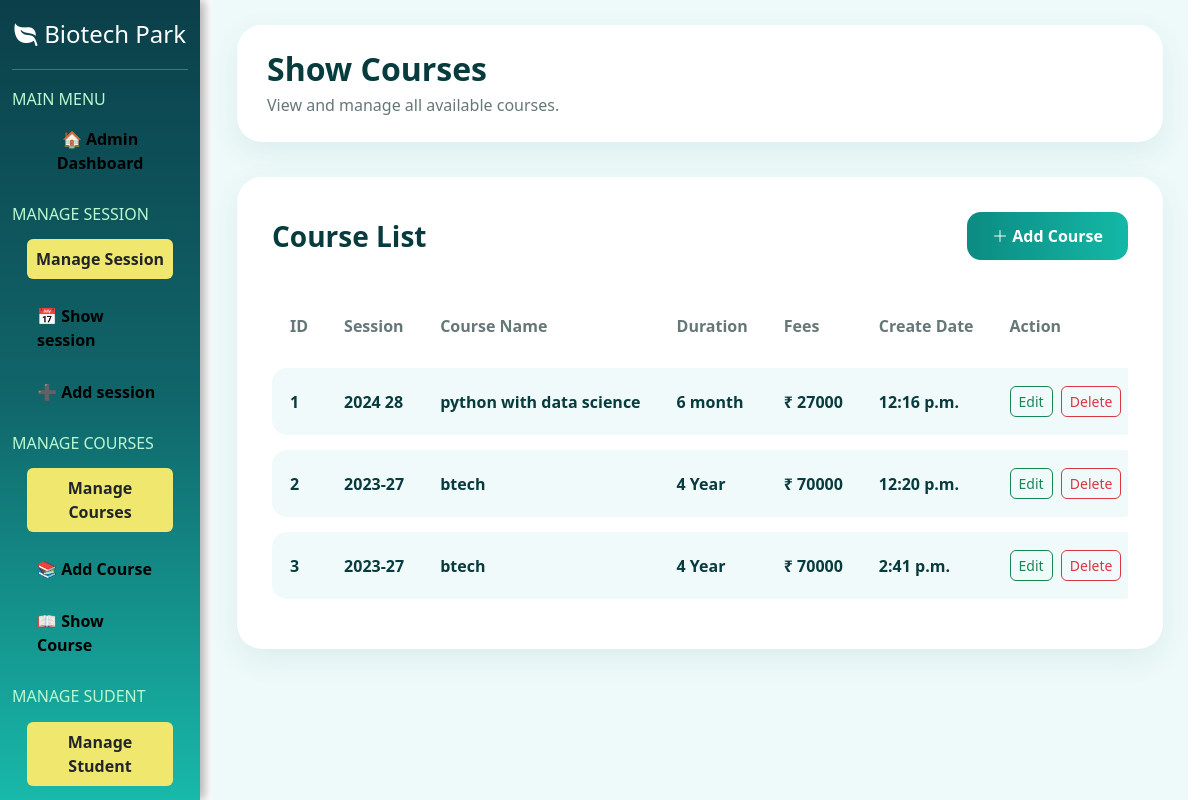
Screenshot of /showcourse/ with the database file from the repository.
### myapp/models.py (models this page shows)
class tbl_course(models.Model):
    id=models.IntegerField(primary_key=True,auto_created=True)
    session_name=models.CharField(max_length=20)
    course_name=models.CharField(max_length=200)
    duration=models.CharField(max_length=20)
    fees=models.IntegerField()
    create_at=models.TimeField()

### myapp/views.py (the view)
# urls.py: path('showcourse/',showcourse,name='showcourse'),
def showcourse(request):
    ab=tbl_course.objects.all()
    return render(request, 'admin/showcourse.html', {'ab':ab})

### myapp/templates/admin/showcourse.html (shortened to what this page needs)
{% extends 'admin/adminlayout.html' %}
{% block admin %}
<div class="course-page">
    <div class="page-header">
        <h2>Show Courses</h2>
        <p>View and manage all available courses.</p>
    </div>
    <div class="course-card">
        <div class="d-flex justify-content-between align-items-center mb-4">
            <h3 class="course-title">
                Course List
            </h3>
            <a href="{% url 'addcourse' %}" class="add-course-btn">
                <i class="bi bi-plus-lg"></i>
                Add Course
            </a>
        </div>
        <div class="table-responsive">
            <table class="table custom-table">
                <thead>
                    <tr>
                        <th>ID</th>
                        <th>Session</th>
                        <th>Course Name</th>
                        <th>Duration</th>
                        <th>Fees</th>
                        <th>Create Date</th>
                        <th>Action</th>
                    </tr>
                </thead>
                <tbody>
                    {% for i in ab %}
                    <tr>
                        <td>{{ i.id }}</td>
                        <td>{{ i.session_name }}</td>
                        <td>{{ i.course_name }}</td>
                        <td>{{ i.duration }}</td>
                        <td>
                            ₹ {{ i.fees }}
                        </td>
                        <td>{{ i.create_at }}</td>
                        <td>
                            <a href="{% url 'editcourse' i.id %}"
                               class="btn btn-outline-success btn-sm edit-btn me-1">
                                Edit
                            </a>
                            <a href="{% url 'deletecourse' i.id %}"
                               class="btn btn-outline-danger btn-sm delete-btn">
                                Delete
                            </a>
                        </td>
                    </tr>
                    {% empty %}
                    <tr>
                        <td colspan="7" class="text-center">
                            No Courses Found
                        </td>
                    </tr>
                    {% endfor %}
                </tbody>
            </table>
        </div>
    </div>
</div>
{% endblock %}

### myapp/templates/admin/adminlayout.html (style rules this page uses)
body { overflow: hidden; }
a { text-decoration: none; color: black; }

### myapp/templates/admin/showcourse.html (style rules this page uses)
.course-page { min-height: 100vh; background: #eefafa; padding: 25px; }
.page-header { background: white; padding: 25px 30px; border-radius: 25px; box-shadow: 0 10px 30px rgba(0, 80, 80, 0.08); margin-bottom: 35px; }
.page-header h2 { color: #073b3d; font-weight: 800; margin-bottom: 5px; }
.page-header p { color: #667777; margin: 0; }
.course-card { background: white; border-radius: 25px; padding: 35px; box-shadow: 0 10px 30px rgba(0, 80, 80, 0.08); }
.course-title { color: #073b3d; font-weight: 800; margin: 0; }
.add-course-btn { display: inline-block; background: linear-gradient(90deg, #0c8b82, #14b8a6); color: white; padding: 12px 25px; border-radius: 14px; text-decoration: none; font-weight: bold; transition: 0.3s; }
.custom-table { border-collapse: separate; border-spacing: 0 15px; margin-bottom: 0; }
.custom-table thead th { border: none; color: #667777; background: transparent; padding: 15px 18px; white-space: nowrap; }
.custom-table tbody td { background: #f1fafa; border: none; padding: 18px; vertical-align: middle; font-weight: 600; color: #073b3d; white-space: nowrap; }
.custom-table tbody td:first-child { border-radius: 15px 0 0 15px; }
.custom-table tbody td:last-child { border-radius: 0 15px 15px 0; }
.edit-btn, .delete-btn { border-radius: 6px; }

### rows the page displays
tbl_course: id "1", session_name "2024 28", course_name "python with data science", duration "6 month", fees "27000", create_at "12:16 p.m."
tbl_course: id "2", session_name "2023-27", course_name "btech", duration "4 Year", fees "70000", create_at "12:20 p.m."
tbl_course: id "3", session_name "2023-27", course_name "btech", duration "4 Year", fees "70000", create_at "2:41 p.m."
